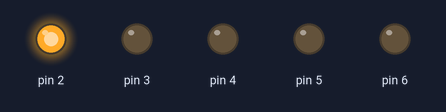
The sketch below on a simulated Arduino Uno, built with avr-gcc and run on an emulated ATmega328P. Parts: output pins drawn as LEDs (lit = HIGH).

Above: at 0.2 s.
At 1.0 s:
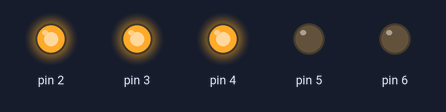
At 1.8 s:
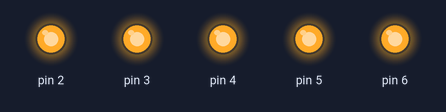
At 2.2 s:
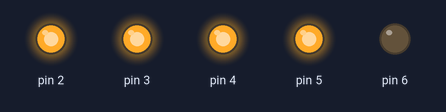
At 3.8 s:
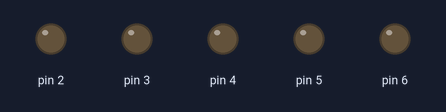
At 4.6 s:
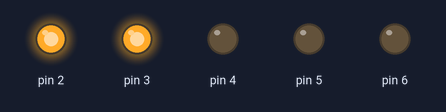
Timing chart, 0 to 5.2 s (numbered marks = the images above):
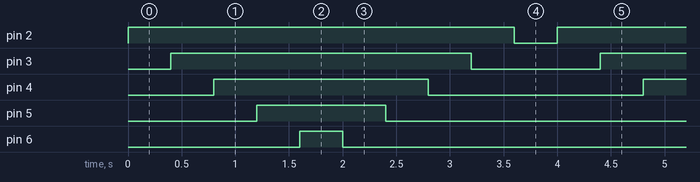

Measured:
- by itself, pin 2: alternates HIGH for 3.6 s and LOW for 0.40 s
- by itself, pin 3: alternates HIGH for 2.8 s and LOW for 1.2 s
- by itself, pin 4: alternates HIGH for 2.0 s and LOW for 2.0 s
- by itself, pin 5: alternates HIGH for 1.2 s and LOW for 2.8 s
- by itself, pin 6: alternates HIGH for 0.40 s and LOW for 3.6 s

The sketch:

Practica2.ino
```cpp
//
int t = 400;

void setup() {

  //Establecemos todos los pin a utilizar como puertos de salida
  pinMode(2,OUTPUT);
  pinMode(3,OUTPUT);
  pinMode(4,OUTPUT);
  pinMode(5,OUTPUT);
  pinMode(6,OUTPUT);
}

void loop() {
  //Nueva metodología
  for(int i= 2; i < 7; i++){
    digitalWrite(i,HIGH);
    delay(t);
  }
  for(int i= 6; i>1; i--){
    digitalWrite(i,LOW);
    delay(t);
  }
//  //Enciende y apaga y apaga el primer led.
//  digitalWrite(2,HIGH);
//  delay(t);
//
//   //Enciende el segundo led.
//  digitalWrite(3,HIGH);
//  delay(t);
//
//    //Enciende el tercer led.
//  digitalWrite(4,HIGH);
//  delay(t);
//
//    //Enciende el cuarto led.
//  digitalWrite(5,HIGH);
//  delay(t);
//
//    //Enciende el quinto led.
//  digitalWrite(6,HIGH);
//  delay(t);
//
//  //Apaga los led en el orden inverso
//  digitalWrite(6,LOW);
//  delay(t);
//
//  digitalWrite(5,LOW);
//  delay(t);
//
//  digitalWrite(4,LOW);
//  delay(t);
//
//  digitalWrite(3,LOW);
//  delay(t);
//
//  digitalWrite(2,LOW);
//  delay(t);
//
}
```
